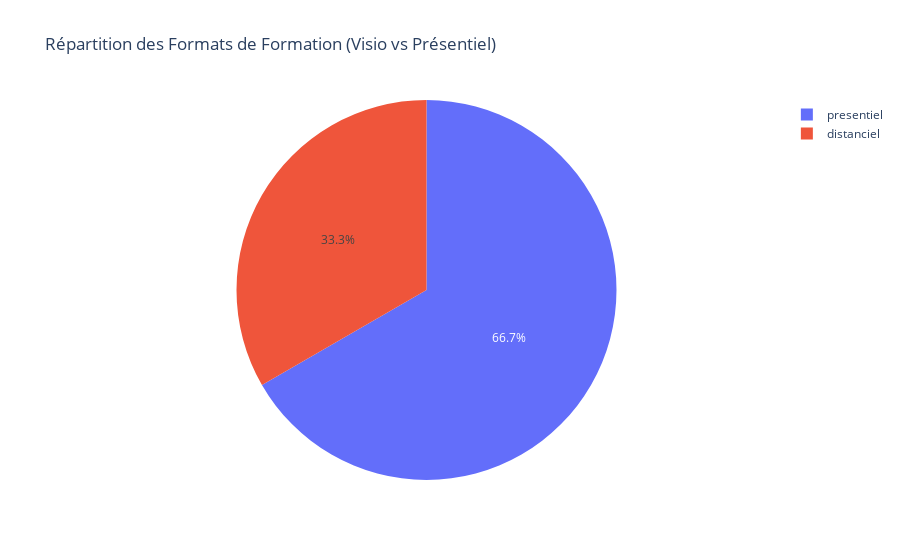

Notebook cell for this chart:
### Code cell
# Créer un DataFrame pour visualiser la répartition
repartition_format_data = repartition_format.reset_index()
repartition_format_data.columns = ['Format', 'Nombre']

# Créer un graphique circulaire pour visualiser la répartition des formats
fig = px.pie(repartition_format_data, names='Format', values='Nombre',
             title='Répartition des Formats de Formation (Visio vs Présentiel)')

# Afficher le graphique
fig.show()

### Figure 1 — Plotly figure (JSON) as saved in the notebook; plotly's stock layout.template omitted (floating-point values rounded to 4 significant figures)
{"data": [{"domain": {"x": [0, 1], "y": [0, 1]}, "hovertemplate": "Format=%{label}<br>Nombre=%{value}<extra></extra>", "labels": ["presentiel", "distanciel"], "legendgroup": "", "name": "", "showlegend": true, "type": "pie", "values": [10, 5]}], "layout": {"legend": {"tracegroupgap": 0}, "title": {"text": "Répartition des Formats de Formation (Visio vs Présentiel)"}}}
